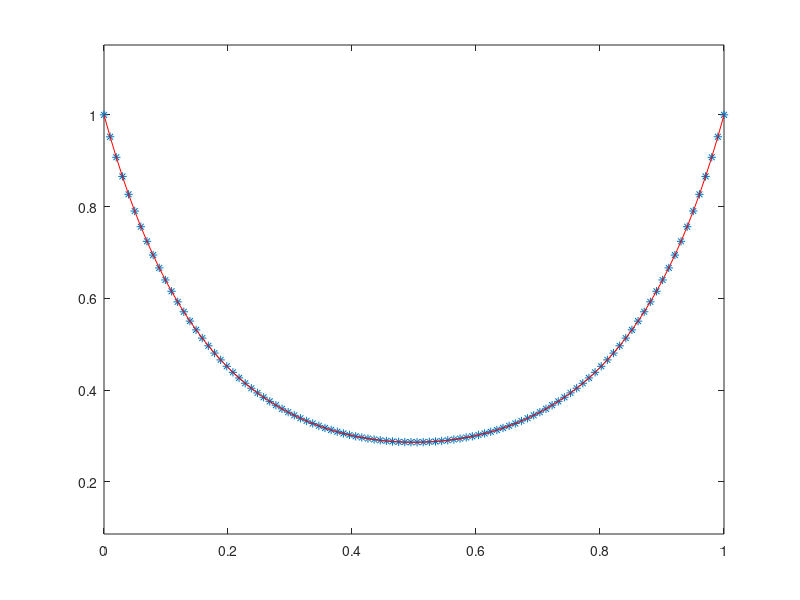

MATLAB code to generate this figure:
% Resolucion del problema -a(x)*u''+b(x)*u'(x)+c(x)*u(x) = f(x) (en x \in (extremoIzd, extremodrch))
% u(0) = alpha
% u(1) = beta
%
% uExacta: solucion exacta al problema
% N: numero de puntos interiores en la discretizacion 

%%%%%%%%%%%%%%%%
%%%% Datos: %%%%
%%%%%%%%%%%%%%%%
	extremoIzd = 0;
	extremoDrch = 1;
	
	alpha = 1;
	beta = 1;

	uExacta = @(x) exp(-5*x.*(1-x));
	f = @(x) 0*x;
	a = @(x) 1+0*x;
	b = @(x) 5*(2*x-1);
	c = @(x) 10 + 0*x;

	N = 100;

	h = (extremoDrch - extremoIzd)/(N+1);
	x = extremoIzd:h:extremoDrch;
	x = x';

	%puntos interiores
	xi = x(2:N+1);		


%%%%%%%%%%%%%%%%%%%
%%%% Programa: %%%%
%%%%%%%%%%%%%%%%%%%

	%Calculo de matrices y vectores
	A =  sparse(1:N,1:N,2*a(x(2:end-1))/(h*h)+c(x(2:end-1)),N,N);
	A += sparse(1:N-1,2:N,-a(x(3:end-1))/(h*h)-b(x(3:end-1))/(2*h),N,N)';
        A += sparse(1:N-1,2:N,-a(x(2:end-2))/(h*h)+b(x(2:end-2))/(2*h),N,N);

        R = f(xi);
        R(1) = R(1) + a(xi(1))*alpha/(h*h) + b(xi(1))*alpha/(2*h);
        R(N) = R(N) + a(xi(N))*beta/(h*h) - b(xi(N))*beta/(2*h);


	% resolucion del problema
	uAproximada = A\R;
	% calculo del error

%%%%%%%%%%%%%%%%%%
%%%% Dibujos: %%%%
%%%%%%%%%%%%%%%%%%
	% Limpiar dibujos previos
	close 

	%Dibujar
	plot(x,[alpha;uAproximada;beta],'*');
	axis([extremoIzd, extremoDrch, min(uAproximada)-0.2, max(uAproximada)+0.2])	
	hold on

	plot(x,uExacta(x),'r');

	hold off;
